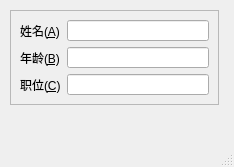
<?xml version="1.0" encoding="UTF-8"?>
<ui version="4.0">
 <class>MainWindow</class>
 <widget class="QMainWindow" name="MainWindow">
  <property name="geometry">
   <rect>
    <x>0</x>
    <y>0</y>
    <width>234</width>
    <height>167</height>
   </rect>
  </property>
  <property name="windowTitle">
   <string>MainWindow</string>
  </property>
  <widget class="QWidget" name="centralwidget">
   <widget class="QFrame" name="frame">
    <property name="geometry">
     <rect>
      <x>10</x>
      <y>10</y>
      <width>209</width>
      <height>95</height>
     </rect>
    </property>
    <property name="frameShape">
     <enum>QFrame::StyledPanel</enum>
    </property>
    <property name="frameShadow">
     <enum>QFrame::Raised</enum>
    </property>
    <layout class="QFormLayout" name="formLayout">
     <item row="0" column="0">
      <widget class="QLabel" name="label">
       <property name="text">
        <string>姓名(&amp;A)</string>
       </property>
       <property name="buddy">
        <cstring>lineEdit</cstring>
       </property>
      </widget>
     </item>
     <item row="0" column="1">
      <widget class="QLineEdit" name="lineEdit"/>
     </item>
     <item row="1" column="0">
      <widget class="QLabel" name="label_2">
       <property name="text">
        <string>年龄(&amp;B)</string>
       </property>
       <property name="buddy">
        <cstring>lineEdit_2</cstring>
       </property>
      </widget>
     </item>
     <item row="1" column="1">
      <widget class="QLineEdit" name="lineEdit_2"/>
     </item>
     <item row="2" column="0">
      <widget class="QLabel" name="label_3">
       <property name="text">
        <string>职位(&amp;C)</string>
       </property>
       <property name="buddy">
        <cstring>lineEdit_3</cstring>
       </property>
      </widget>
     </item>
     <item row="2" column="1">
      <widget class="QLineEdit" name="lineEdit_3"/>
     </item>
    </layout>
   </widget>
  </widget>
  <widget class="QMenuBar" name="menubar">
   <property name="geometry">
    <rect>
     <x>0</x>
     <y>0</y>
     <width>234</width>
     <height>21</height>
    </rect>
   </property>
  </widget>
  <widget class="QStatusBar" name="statusbar"/>
 </widget>
 <resources/>
 <connections/>
</ui>
